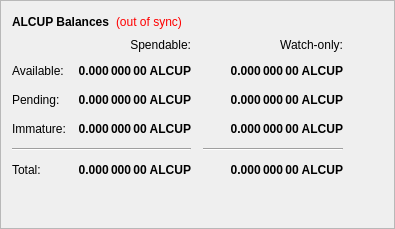
        <widget class="QFrame" name="frame">
         <property name="frameShape">
          <enum>QFrame::StyledPanel</enum>
         </property>
         <property name="frameShadow">
          <enum>QFrame::Raised</enum>
         </property>
         <layout class="QVBoxLayout" name="verticalLayout_4">
          <item>
           <layout class="QHBoxLayout" name="horizontalLayout_4">
            <item>
             <widget class="QLabel" name="label_5">
              <property name="font">
               <font>
                <weight>75</weight>
                <bold>true</bold>
               </font>
              </property>
              <property name="text">
               <string>ALCUP Balances</string>
              </property>
             </widget>
            </item>
            <item>
             <widget class="QLabel" name="labelWalletStatus">
              <property name="cursor">
               <cursorShape>WhatsThisCursor</cursorShape>
              </property>
              <property name="toolTip">
               <string>The displayed information may be out of date. Your wallet automatically synchronizes with the alphacup network after a connection is established, but this process has not completed yet.</string>
              </property>
              <property name="styleSheet">
               <string notr="true">QLabel { color: red; }</string>
              </property>
              <property name="text">
               <string notr="true">(out of sync)</string>
              </property>
              <property name="alignment">
               <set>Qt::AlignLeading|Qt::AlignLeft|Qt::AlignVCenter</set>
              </property>
             </widget>
            </item>
            <item>
             <spacer name="horizontalSpacer_3">
              <property name="orientation">
               <enum>Qt::Horizontal</enum>
              </property>
              <property name="sizeHint" stdset="0">
               <size>
                <width>40</width>
                <height>20</height>
               </size>
              </property>
             </spacer>
            </item>
           </layout>
          </item>
          <item>
           <layout class="QGridLayout" name="gridLayout">
            <property name="spacing">
             <number>12</number>
            </property>
            <item row="2" column="2">
             <widget class="QLabel" name="labelWatchPending">
              <property name="font">
               <font>
                <weight>75</weight>
                <bold>true</bold>
               </font>
              </property>
              <property name="cursor">
               <cursorShape>IBeamCursor</cursorShape>
              </property>
              <property name="toolTip">
               <string>Unconfirmed transactions to watch-only addresses</string>
              </property>
              <property name="text">
               <string notr="true">0.000 000 00 ALCUP</string>
              </property>
              <property name="alignment">
               <set>Qt::AlignRight|Qt::AlignTrailing|Qt::AlignVCenter</set>
              </property>
              <property name="textInteractionFlags">
               <set>Qt::LinksAccessibleByMouse|Qt::TextSelectableByKeyboard|Qt::TextSelectableByMouse</set>
              </property>
             </widget>
            </item>
            <item row="2" column="1">
             <widget class="QLabel" name="labelUnconfirmed">
              <property name="font">
               <font>
                <weight>75</weight>
                <bold>true</bold>
               </font>
              </property>
              <property name="cursor">
               <cursorShape>IBeamCursor</cursorShape>
              </property>
              <property name="toolTip">
               <string>Total of transactions that have yet to be confirmed, and do not yet count toward the spendable balance</string>
              </property>
              <property name="text">
               <string notr="true">0.000 000 00 ALCUP</string>
              </property>
              <property name="alignment">
               <set>Qt::AlignRight|Qt::AlignTrailing|Qt::AlignVCenter</set>
              </property>
              <property name="textInteractionFlags">
               <set>Qt::LinksAccessibleByMouse|Qt::TextSelectableByKeyboard|Qt::TextSelectableByMouse</set>
              </property>
             </widget>
            </item>
            <item row="3" column="2">
             <widget class="QLabel" name="labelWatchImmature">
              <property name="font">
               <font>
                <weight>75</weight>
                <bold>true</bold>
               </font>
              </property>
              <property name="cursor">
               <cursorShape>IBeamCursor</cursorShape>
              </property>
              <property name="toolTip">
               <string>Staked or masternode rewards in watch-only addresses that has not yet matured</string>
              </property>
              <property name="text">
               <string notr="true">0.000 000 00 ALCUP</string>
              </property>
              <property name="alignment">
               <set>Qt::AlignRight|Qt::AlignTrailing|Qt::AlignVCenter</set>
              </property>
              <property name="textInteractionFlags">
               <set>Qt::LinksAccessibleByMouse|Qt::TextSelectableByKeyboard|Qt::TextSelectableByMouse</set>
              </property>
             </widget>
            </item>
            <item row="4" column="0" colspan="2">
             <widget class="Line" name="lineSpendableBalance">
              <property name="orientation">
               <enum>Qt::Horizontal</enum>
              </property>
             </widget>
            </item>
            <item row="4" column="2">
             <widget class="Line" name="lineWatchBalance">
              <property name="sizePolicy">
               <sizepolicy hsizetype="Preferred" vsizetype="Fixed">
                <horstretch>0</horstretch>
                <verstretch>0</verstretch>
               </sizepolicy>
              </property>
              <property name="minimumSize">
               <size>
                <width>140</width>
                <height>0</height>
               </size>
              </property>
              <property name="orientation">
               <enum>Qt::Horizontal</enum>
              </property>
             </widget>
            </item>
            <item row="5" column="0">
             <widget class="QLabel" name="labelTotalText">
              <property name="text">
               <string>Total:</string>
              </property>
             </widget>
            </item>
            <item row="3" column="1">
             <widget class="QLabel" name="labelImmature">
              <property name="font">
               <font>
                <weight>75</weight>
                <bold>true</bold>
               </font>
              </property>
              <property name="cursor">
               <cursorShape>IBeamCursor</cursorShape>
              </property>
              <property name="toolTip">
               <string>Staked or masternode rewards that has not yet matured</string>
              </property>
              <property name="text">
               <string notr="true">0.000 000 00 ALCUP</string>
              </property>
              <property name="alignment">
               <set>Qt::AlignRight|Qt::AlignTrailing|Qt::AlignVCenter</set>
              </property>
              <property name="textInteractionFlags">
               <set>Qt::LinksAccessibleByMouse|Qt::TextSelectableByKeyboard|Qt::TextSelectableByMouse</set>
              </property>
             </widget>
            </item>
            <item row="2" column="3">
             <spacer name="horizontalSpacer_2">
              <property name="orientation">
               <enum>Qt::Horizontal</enum>
              </property>
              <property name="sizeHint" stdset="0">
               <size>
                <width>40</width>
                <height>20</height>
               </size>
              </property>
             </spacer>
            </item>
            <item row="3" column="0">
             <widget class="QLabel" name="labelImmatureText">
              <property name="text">
               <string>Immature:</string>
              </property>
             </widget>
            </item>
            <item row="5" column="1">
             <widget class="QLabel" name="labelTotal">
              <property name="font">
               <font>
                <weight>75</weight>
                <bold>true</bold>
               </font>
              </property>
              <property name="cursor">
               <cursorShape>IBeamCursor</cursorShape>
              </property>
              <property name="toolTip">
               <string>Your current total balance</string>
              </property>
              <property name="text">
               <string notr="true">0.000 000 00 ALCUP</string>
              </property>
              <property name="alignment">
               <set>Qt::AlignRight|Qt::AlignTrailing|Qt::AlignVCenter</set>
              </property>
              <property name="textInteractionFlags">
               <set>Qt::LinksAccessibleByMouse|Qt::TextSelectableByKeyboard|Qt::TextSelectableByMouse</set>
              </property>
             </widget>
            </item>
            <item row="5" column="2">
             <widget class="QLabel" name="labelWatchTotal">
              <property name="font">
               <font>
                <weight>75</weight>
                <bold>true</bold>
               </font>
              </property>
              <property name="cursor">
               <cursorShape>IBeamCursor</cursorShape>
              </property>
              <property name="toolTip">
               <string>Current total balance in watch-only addresses</string>
              </property>
              <property name="text">
               <string notr="true">0.000 000 00 ALCUP</string>
              </property>
              <property name="alignment">
               <set>Qt::AlignRight|Qt::AlignTrailing|Qt::AlignVCenter</set>
              </property>
              <property name="textInteractionFlags">
               <set>Qt::LinksAccessibleByMouse|Qt::TextSelectableByKeyboard|Qt::TextSelectableByMouse</set>
              </property>
             </widget>
            </item>
            <item row="0" column="2">
             <widget class="QLabel" name="labelWatchonly">
              <property name="text">
               <string>Watch-only:</string>
              </property>
              <property name="alignment">
               <set>Qt::AlignRight|Qt::AlignTrailing|Qt::AlignVCenter</set>
              </property>
             </widget>
            </item>
            <item row="1" column="0">
             <widget class="QLabel" name="labelBalanceText">
              <property name="text">
               <string>Available:</string>
              </property>
             </widget>
            </item>
            <item row="1" column="1">
             <widget class="QLabel" name="labelBalance">
              <property name="font">
               <font>
                <weight>75</weight>
                <bold>true</bold>
               </font>
              </property>
              <property name="cursor">
               <cursorShape>IBeamCursor</cursorShape>
              </property>
              <property name="toolTip">
               <string>Your current spendable balance</string>
              </property>
              <property name="text">
               <string notr="true">0.000 000 00 ALCUP</string>
              </property>
              <property name="alignment">
               <set>Qt::AlignRight|Qt::AlignTrailing|Qt::AlignVCenter</set>
              </property>
              <property name="textInteractionFlags">
               <set>Qt::LinksAccessibleByMouse|Qt::TextSelectableByKeyboard|Qt::TextSelectableByMouse</set>
              </property>
             </widget>
            </item>
            <item row="1" column="2">
             <widget class="QLabel" name="labelWatchAvailable">
              <property name="font">
               <font>
                <weight>75</weight>
                <bold>true</bold>
               </font>
              </property>
              <property name="cursor">
               <cursorShape>IBeamCursor</cursorShape>
              </property>
              <property name="toolTip">
               <string>Your current balance in watch-only addresses</string>
              </property>
              <property name="text">
               <string notr="true">0.000 000 00 ALCUP</string>
              </property>
              <property name="alignment">
               <set>Qt::AlignRight|Qt::AlignTrailing|Qt::AlignVCenter</set>
              </property>
              <property name="textInteractionFlags">
               <set>Qt::LinksAccessibleByMouse|Qt::TextSelectableByKeyboard|Qt::TextSelectableByMouse</set>
              </property>
             </widget>
            </item>
            <item row="2" column="0">
             <widget class="QLabel" name="labelPendingText">
              <property name="text">
               <string>Pending:</string>
              </property>
             </widget>
            </item>
            <item row="0" column="1">
             <widget class="QLabel" name="labelSpendable">
              <property name="text">
               <string>Spendable:</string>
              </property>
              <property name="alignment">
               <set>Qt::AlignRight|Qt::AlignTrailing|Qt::AlignVCenter</set>
              </property>
             </widget>
            </item>
           </layout>
          </item>
          <item>
           <spacer name="verticalSpacer_4">
            <property name="orientation">
             <enum>Qt::Vertical</enum>
            </property>
            <property name="sizeHint" stdset="0">
             <size>
              <width>20</width>
              <height>40</height>
             </size>
            </property>
           </spacer>
          </item>
         </layout>
        </widget>
